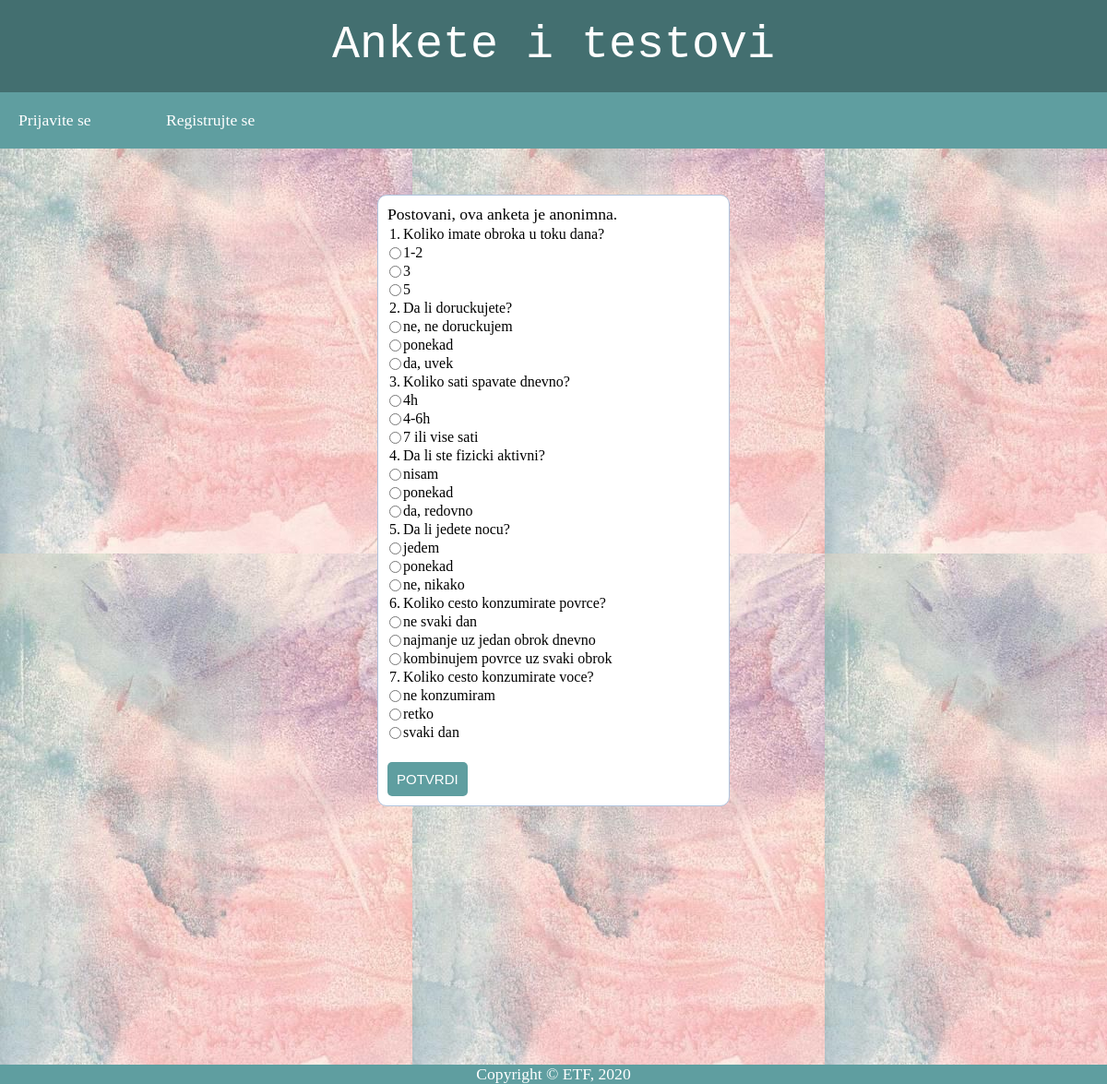
The page /popuni.php?id=1 on the database its author committed.
### tables this page shows
CREATE TABLE IF NOT EXISTS `pitanja` (
  `idPitanja` int(11) NOT NULL AUTO_INCREMENT,
  `pitanje` varchar(200) NOT NULL,
  `broj_poena` float DEFAULT NULL,
  `broj_odgovora` int(11) NOT NULL,
  `broj_tacnih` int(11) DEFAULT NULL,
  `tip_odgovora` varchar(1) NOT NULL,
  `anketa_test` varchar(30) NOT NULL,
  PRIMARY KEY (`idPitanja`)
);

CREATE TABLE IF NOT EXISTS `odgovori` (
  `idOdgovora` int(11) NOT NULL AUTO_INCREMENT,
  `odgovor` varchar(200) NOT NULL,
  `tacno` int(1) DEFAULT NULL,
  `idPitanja` int(11) NOT NULL,
  `anketa_test` varchar(30) NOT NULL,
  PRIMARY KEY (`idOdgovora`),
  KEY `odgovori_ibfk_1` (`idPitanja`)
);

### popuni.php (the view, shortened to what this page needs)
<?php
include_once("DB.inc.php");
include_once("header.inc.php");
include_once("menu.inc.php");
$poruka = "";
?>
<html>
	<head>
	</head>
	<body>
		<form method = "POST" action = "<?php echo $_SERVER["PHP_SELF"];?>">
			<?php
			if ($poruka == "") {
				$upit = "SELECT * FROM ankete WHERE idAnkete=".$_GET["id"];
				$rezultat = mysqli_query($konekcija, $upit)
					or die("Greska u upitu: " .mysqli_errno($konekcija));
				$niz = mysqli_fetch_array($rezultat);
				$nazivAnkete = $niz["naziv"];
				if ($niz["tip"] == "A") {
					echo "Postovani, ova anketa je anonimna.";
				}
				$upit = "SELECT * FROM pitanja WHERE anketa_test='".$nazivAnkete."'";
				$rezultat = mysqli_query($konekcija, $upit)
					or die("Greska u upitu: " .mysqli_errno($konekcija));
				$i = 1;
				?>
				<table>
				<?php
				while ($niz = mysqli_fetch_array($rezultat)) {
					$upit3 = "SELECT * FROM snimi WHERE pitanje='".$niz["pitanje"]."' AND anketa_test='".$nazivAnkete."' AND korisnik='".$_SESSION["username"]."'";
					$rezultat3 = mysqli_query($konekcija, $upit3)
						or die("Greska u upitu: " .mysqli_errno($rezultat3));
					?>
					<tr>
						<td><?php echo $i++.".";?></td>
						<td><?php echo $niz["pitanje"];?></td>
					</tr>
					<?php
					$tipOdg = $niz["tip_odgovora"];
					if ($tipOdg == "1")
						$tip0dg = "number";
					else if ($tipOdg == "2")
						$tipOdg = "text";
					else if ($tipOdg == "3")
						$tipOdg = "textarea";
					else if ($tipOdg == "4")
						$tipOdg = "radio";
					else if ($tipOdg == "5")
						$tipOdg = "checkbox";
					$br = $niz["broj_odgovora"];
					if ($niz["tip_odgovora"] == "1" || $niz["tip_odgovora"] == "2" || $niz["tip_odgovora"] == "3") {
						for ($x = 1; $x <= $br; $x++) {
							?>
							<tr>
								<td></td>
								<td>
								<?php
								if ($niz["tip_odgovora"] == "3") {
									?>
									<textarea cols = "30" rows = "3" name = "odgovor<?php echo $x;?>pitanje<?php echo $niz["idPitanja"];?>"
									<?php if (mysqli_num_rows($rezultat3) == 1 && $niz3["odgovor"] != "nema odgovora") {
									?>
										value = "<?php echo $niz3["odgovor"];?>"
									<?php
									}
									?>></textarea>
								<?php
								}
								else {
								?>
									<input type = "<?php echo $tipOdg;?>" name = "odgovor<?php echo $x;?>pitanje<?php echo $niz["idPitanja"];?>"
									<?php if (mysqli_num_rows($rezultat3) == 1 && $niz3["odgovor"] != "nema odgovora") {
									?>
										value = "<?php echo $niz3["odgovor"];?>"
									<?php
									}
									?>>
								<?php
								}
								?>
								</td>
							</tr>
							<?php
						}
					}
					else {
						$upit2 = "SELECT * FROM odgovori WHERE idPitanja=".$niz['idPitanja']." AND anketa_test='".$nazivAnkete."'";
						$rezultat2 = mysqli_query($konekcija, $upit2)
							or die("Greska u upitu: " .mysqli_errno($konekcija));
						while ($niz2 = mysqli_fetch_array($rezultat2)) {
							?>
								<tr>
									<td>
										<?php
										if ($niz["tip_odgovora"] == "4") {
											?>
											<input type = "radio" name = "pitanje<?php echo $niz["idPitanja"];?>" value = "<?php echo $niz2["odgovor"];?>"
											<?php
											if (mysqli_num_rows($rezultat3) == 1 && $niz3["odgovor"] == $niz2["odgovor"]) {
												echo "checked";
											}
											?>>
											<?php
										}
										?>
									</td>
									<td><?php echo $niz2["odgovor"];?></td>
								</tr>
							<?php
						}
					}
				}
			?>
			</table>
			<br/>
			<input type = "submit" class = "btn" name = "potvrdi" value = "POTVRDI">
				<?php
			}
			?>
		</form>
	</body>
</html>
<?php
include("footer.inc.php");
?>

### menu.inc.php (style rules this page uses)
* { padding: 0; margin: 0; }
body { font-family: sans-serif; }

### popuni.php (style rules this page uses)
body { font-size: 110%; margin: 0; padding: 0; background: url('pozadina1.jpg'); font-family: Georgia, serif; }
form { width: 30%; margin: 50px auto 100px; padding: 10px; border: 1px solid #B0C4DE; background: white; border-radius: 10px 10px 10px 10px; }
.btn { padding: 10px; font-size: 15px; color: white; background: #5F9EA0; border: none; border-radius: 5px; }

### rows shown on the page
pitanja: pitanje "Koliko imate obroka u toku dana?"
odgovori: odgovor "1-2"
odgovori: odgovor "3"
odgovori: odgovor "5"
pitanja: pitanje "Da li doruckujete?"
odgovori: odgovor "ne, ne doruckujem"
odgovori: odgovor "ponekad"
odgovori: odgovor "da, uvek"
pitanja: pitanje "Koliko sati spavate dnevno?"
odgovori: odgovor "4h"
odgovori: odgovor "4-6h"
odgovori: odgovor "7 ili vise sati"
pitanja: pitanje "Da li ste fizicki aktivni?"
odgovori: odgovor "nisam"
odgovori: odgovor "ponekad"
odgovori: odgovor "da, redovno"
pitanja: pitanje "Da li jedete nocu?"
odgovori: odgovor "jedem"
odgovori: odgovor "ponekad"
odgovori: odgovor "ne, nikako"
pitanja: pitanje "Koliko cesto konzumirate povrce?"
odgovori: odgovor "ne svaki dan"
odgovori: odgovor "najmanje uz jedan obrok dnevno"
odgovori: odgovor "kombinujem povrce uz svaki obrok"
pitanja: pitanje "Koliko cesto konzumirate voce?"
odgovori: odgovor "ne konzumiram"
odgovori: odgovor "retko"
odgovori: odgovor "svaki dan"
